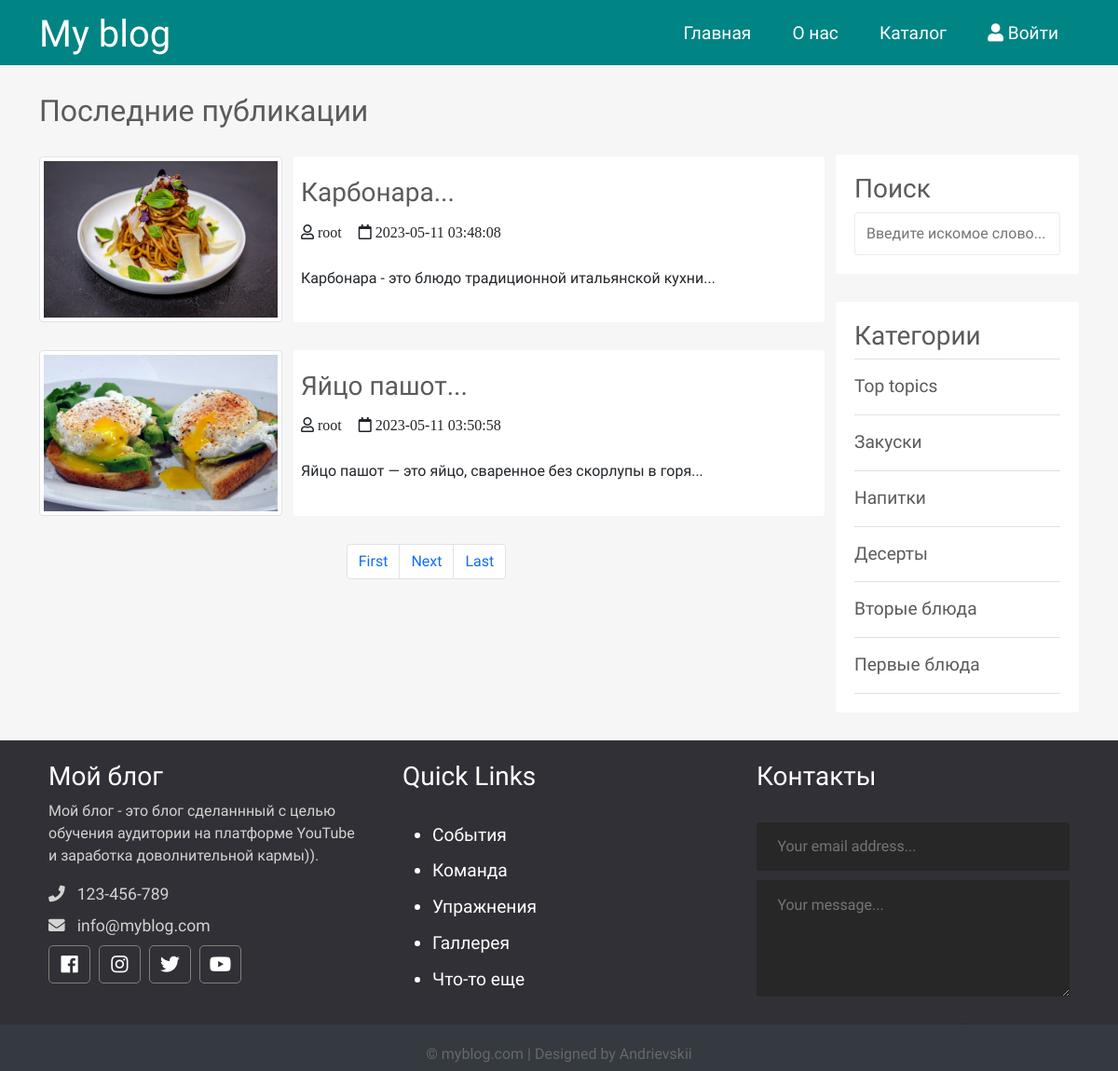
Screenshot of /catalog.php with the database file from the repository.
### tables this page shows
CREATE TABLE `posts` (
  `id` int NOT NULL,
  `id_user` int NOT NULL,
  `title` varchar(255) NOT NULL,
  `img` varchar(255) NOT NULL,
  `content` text NOT NULL,
  `status` tinyint NOT NULL,
  `id_topic` int DEFAULT NULL,
  `created_date` datetime NOT NULL DEFAULT CURRENT_TIMESTAMP
);

CREATE TABLE `users` (
  `id` int NOT NULL,
  `admin` tinyint NOT NULL,
  `username` varchar(255) NOT NULL,
  `email` varchar(255) NOT NULL,
  `password` varchar(255) NOT NULL,
  `created` timestamp NOT NULL DEFAULT CURRENT_TIMESTAMP
);

CREATE TABLE `topics` (
  `id` int NOT NULL,
  `name` varchar(121) NOT NULL,
  `description` text NOT NULL
);

### app/database/db.php (called while the page is built, shortened)
<?php
require 'connect.php';
function dbCheckError($query){
    $errInfo = $query->errorInfo();
    return true;
}
function selectAll($table, $params = []){
    global $pdo;
    $sql = "SELECT * FROM $table";
    $query = $pdo->prepare($sql);
    $query->execute();
    return $query->fetchAll();
}
function selectAllFromPostsWithUsersOnIndex($table1, $table2, $limit, $offset){
    global $pdo;
    $sql = "SELECT p.*, u.username FROM $table1 AS p JOIN $table2 AS u ON p.id_user = u.id WHERE p.status=1 LIMIT $limit OFFSET $offset";
    $query = $pdo->prepare($sql);
    $query->execute();
    return $query->fetchAll();
}

### app/controllers/topics.php (called while the page is built, shortened)
<?php
include SITE_ROOT . "/app/database/db.php";
$topics = selectAll('topics');

### catalog.php (the view, shortened to what this page needs)
<?php
    include "app/controllers/topics.php";
    $page = isset($_GET['page']) ? $_GET['page']: 1;
    $limit = 2;
    $offset = $limit * ($page - 1);
    $posts = selectAllFromPostsWithUsersOnIndex('posts', 'users', $limit, $offset);
?>
<!doctype html>
<html lang="en">
<head>
    <link href="https://cdn.jsdelivr.net/npm/bootstrap@5.0.0-beta2/dist/css/bootstrap.min.css" rel="stylesheet">
    <link rel="stylesheet" href="https://use.fontawesome.com/releases/v5.7.2/css/all.css"
>
    <link rel="stylesheet" href="assets/css/style.css">
</head>
<body>
<?php include("app/include/header.php"); ?>
<div class="container">
    <div class="content row">
        <div class="main-content col-md-9 col-12">
            <h2>Последние публикации</h2>
            <?php foreach ($posts as $post): ?>
                <div class="post row">
                    <div class="img col-12 col-md-4">
                        <img src="<?=BASE_URL . 'assets/images/posts/' . $post['img'] ?>" alt="<?=$post['title']?>" class="img-thumbnail">
                    </div>
                    <div class="post_text col-12 col-md-8">
                        <h3>
                            <a href="<?=BASE_URL . 'single.php?post=' . $post['id'];?>"><?=substr($post['title'], 0, 80) . '...'  ?></a>
                        </h3>
                        <i class="far fa-user"> <?=$post['username'];?></i>
                        <i class="far fa-calendar"> <?=$post['created_date'];?></i>
                        <p class="preview-text">
                            <?=mb_substr($post['content'], 0, 55, 'UTF-8'). '...'  ?>
                        </p>
                    </div>
                </div>
            <?php endforeach; ?>
            <?php include("app/include/pagination.php"); ?>
        </div>
        <div class="sidebar col-md-3 col-12">
            <div class="section search">
                <h3>Поиск</h3>
                <form action="search.php" method="post">
                    <input type="text" name="search-term" class="text-input" placeholder="Введите искомое слово...">
                </form>
            </div>
            <div class="section topics">
                <h3>Категории</h3>
                <ul>
                    <?php foreach ($topics as $key => $topic): ?>
                    <li>
                        <a href="<?=BASE_URL . 'category.php?id=' . $topic['id']; ?>"><?=$topic['name']; ?></a>
                    </li>
                    <?php endforeach; ?>
                </ul>
            </div>
        </div>
    </div>
</div>
<?php include("app/include/footer.php"); ?>
</body>
</html>

### assets/css/style.css (style rules this page uses)
* { font-family: 'Comfortaa', cursive; }
html, h1, h2, h3, h4, h5, h6 { color: #5c5b5b; }
body { background: #f6f6f6; }
a { text-decoration: none; color: inherit; }
input { padding: 10px 12px; display: block; width: 100%; border-radius: 3px; border: 1px solid #ececec; line-height: 1.5rem; color: #444444; font-size: 1rem; }
.main-content h2 { margin: 30px 0; }
.main-content .post { margin-bottom: 30px; }
.main-content .post_text { background: #ffffff; padding: 8px; border-radius: 3px; }
.main-content .post_text h3 { margin: 14px 0; }
.main-content .post_text i { margin: 0px 14px 14px 0; }
.search { margin-top: 96px; }
.sidebar .section { background: #ffffff; padding: 20px; border-radius: 3px; margin-bottom: 30px; }
.sidebar .topics ul { margin: 0px; padding: 0px; list-style: none; border-top: 1px solid #e0e0e0; }
.sidebar .topics ul li a { display: block; padding: 15px 0px 15px 0px; border-bottom: 1px solid #e0e0e0; transition: all 0.3s; text-decoration: none; font-weight: 500; color: #5c5b5b; font-size: 1.2em; }

### rows the page displays
posts: img (picture), title "Карбонара", id_user.username "root", created_date "2023-05-11 03:48:08", content "Карбонара - это блюдо традиционной итальянской кухни"
posts: img (picture), title "Яйцо пашот", id_user.username "root", created_date "2023-05-11 03:50:58", content "Яйцо пашот — это яйцо, сваренное без скорлупы в горя"
topics: name "Top topics"
topics: name "Закуски"
topics: name "Напитки"
topics: name "Десерты"
topics: name "Вторые блюда"
topics: name "Первые блюда"
